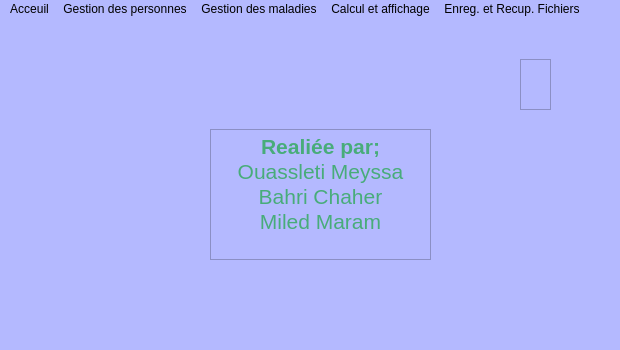
<?xml version="1.0" encoding="UTF-8"?>
<ui version="4.0">
 <class>MainWindow</class>
 <widget class="QMainWindow" name="MainWindow">
  <property name="geometry">
   <rect>
    <x>0</x>
    <y>0</y>
    <width>620</width>
    <height>350</height>
   </rect>
  </property>
  <property name="minimumSize">
   <size>
    <width>620</width>
    <height>350</height>
   </size>
  </property>
  <property name="maximumSize">
   <size>
    <width>620</width>
    <height>350</height>
   </size>
  </property>
  <property name="windowTitle">
   <string>MainWindow</string>
  </property>
  <property name="styleSheet">
   <string notr="true">background-color: rgb(180, 185, 255);</string>
  </property>
  <widget class="QWidget" name="centralwidget">
   <widget class="QTextBrowser" name="textBrowser">
    <property name="geometry">
     <rect>
      <x>210</x>
      <y>110</y>
      <width>221</width>
      <height>131</height>
     </rect>
    </property>
    <property name="autoFillBackground">
     <bool>true</bool>
    </property>
    <property name="html">
     <string>&lt;!DOCTYPE HTML PUBLIC &quot;-//W3C//DTD HTML 4.0//EN&quot; &quot;http://www.w3.org/TR/REC-html40/strict.dtd&quot;&gt;
&lt;html&gt;&lt;head&gt;&lt;meta name=&quot;qrichtext&quot; content=&quot;1&quot; /&gt;&lt;style type=&quot;text/css&quot;&gt;
p, li { white-space: pre-wrap; }
&lt;/style&gt;&lt;/head&gt;&lt;body style=&quot; font-family:'MS Shell Dlg 2'; font-size:8.25pt; font-weight:400; font-style:normal;&quot;&gt;
&lt;p align=&quot;center&quot; style=&quot; margin-top:0px; margin-bottom:0px; margin-left:0px; margin-right:0px; -qt-block-indent:0; text-indent:0px;&quot;&gt;&lt;span style=&quot; font-size:16pt; font-weight:600; color:#48ac7a;&quot;&gt;Realiée par;&lt;/span&gt;&lt;/p&gt;
&lt;p align=&quot;center&quot; style=&quot; margin-top:0px; margin-bottom:0px; margin-left:0px; margin-right:0px; -qt-block-indent:0; text-indent:0px;&quot;&gt;&lt;span style=&quot; font-size:16pt; color:#48ac7a;&quot;&gt;Ouassleti Meyssa&lt;/span&gt;&lt;/p&gt;
&lt;p align=&quot;center&quot; style=&quot; margin-top:0px; margin-bottom:0px; margin-left:0px; margin-right:0px; -qt-block-indent:0; text-indent:0px;&quot;&gt;&lt;span style=&quot; font-size:16pt; color:#48ac7a;&quot;&gt;Bahri Chaher&lt;/span&gt;&lt;/p&gt;
&lt;p align=&quot;center&quot; style=&quot; margin-top:0px; margin-bottom:0px; margin-left:0px; margin-right:0px; -qt-block-indent:0; text-indent:0px;&quot;&gt;&lt;span style=&quot; font-size:16pt; color:#48ac7a;&quot;&gt;Miled Maram&lt;/span&gt;&lt;/p&gt;&lt;/body&gt;&lt;/html&gt;</string>
    </property>
   </widget>
   <widget class="QFrame" name="frame">
    <property name="geometry">
     <rect>
      <x>520</x>
      <y>40</y>
      <width>31</width>
      <height>51</height>
     </rect>
    </property>
    <property name="styleSheet">
     <string notr="true">image: url(:/newPrefix/Picture2.png);</string>
    </property>
    <property name="frameShape">
     <enum>QFrame::StyledPanel</enum>
    </property>
    <property name="frameShadow">
     <enum>QFrame::Raised</enum>
    </property>
   </widget>
   <widget class="QWidget" name="widget" native="true">
    <property name="geometry">
     <rect>
      <x>10</x>
      <y>30</y>
      <width>120</width>
      <height>80</height>
     </rect>
    </property>
    <property name="styleSheet">
     <string notr="true">image: url(:/newPrefix/Picture1.png);</string>
    </property>
   </widget>
  </widget>
  <widget class="QMenuBar" name="menubar">
   <property name="geometry">
    <rect>
     <x>0</x>
     <y>0</y>
     <width>620</width>
     <height>21</height>
    </rect>
   </property>
   <widget class="QMenu" name="menuAcceuil">
    <property name="title">
     <string>Acceuil</string>
    </property>
   </widget>
   <widget class="QMenu" name="menuGestion_des_personnes">
    <property name="title">
     <string>Gestion des personnes</string>
    </property>
    <widget class="QMenu" name="menuMise_a_jour_des_Personnes">
     <property name="title">
      <string>Mise a jour des Personnes</string>
     </property>
     <addaction name="separator"/>
     <addaction name="actionAjouter_personne"/>
     <addaction name="separator"/>
     <addaction name="actionSupprimer_personne"/>
     <addaction name="separator"/>
     <addaction name="actionModifier_personne"/>
    </widget>
    <widget class="QMenu" name="menuRecherche_affich">
     <property name="title">
      <string>Recherche_affich</string>
     </property>
     <addaction name="actionDictionn"/>
     <addaction name="actionRech_par_numero"/>
     <addaction name="actionRech_par_indicatif"/>
     <addaction name="actionRech_par_nationalite"/>
     <addaction name="actionRech_des_personnes_decedes"/>
     <addaction name="actionRech_des_personnes_non_decedes"/>
    </widget>
    <addaction name="menuMise_a_jour_des_Personnes"/>
    <addaction name="menuRecherche_affich"/>
   </widget>
   <widget class="QMenu" name="menuGestion_des_maladies">
    <property name="title">
     <string>Gestion des maladies</string>
    </property>
   </widget>
   <widget class="QMenu" name="menuCalcul_et_affichage">
    <property name="title">
     <string>Calcul et affichage</string>
    </property>
   </widget>
   <widget class="QMenu" name="menuEnreg_et_Recup_Fichiers">
    <property name="title">
     <string>Enreg. et Recup. Fichiers</string>
    </property>
   </widget>
   <addaction name="menuAcceuil"/>
   <addaction name="menuGestion_des_personnes"/>
   <addaction name="menuGestion_des_maladies"/>
   <addaction name="menuCalcul_et_affichage"/>
   <addaction name="menuEnreg_et_Recup_Fichiers"/>
  </widget>
  <widget class="QStatusBar" name="statusbar"/>
  <action name="actionAjouter_personne">
   <property name="text">
    <string>Ajouter personne</string>
   </property>
  </action>
  <action name="actionSupp_personne_donn">
   <property name="text">
    <string>Supp. personne donné</string>
   </property>
  </action>
  <action name="actionSupp_des_personnes_d_une_nationalit_donn">
   <property name="text">
    <string>Supp. des personnes d'une nationalité donné</string>
   </property>
  </action>
  <action name="actionSupp_des_personnes_d_un_indicatif_donn_Tel">
   <property name="text">
    <string>Supp. des personnes d'un indicatif donné (Tel)</string>
   </property>
  </action>
  <action name="actionT_l_phone">
   <property name="text">
    <string>Téléphone</string>
   </property>
  </action>
  <action name="actionAdresse">
   <property name="text">
    <string>Adresse</string>
   </property>
  </action>
  <action name="actionDictionn">
   <property name="text">
    <string>Dictionnaire</string>
   </property>
  </action>
  <action name="actionRech_par_numero">
   <property name="text">
    <string>Rech par numero</string>
   </property>
  </action>
  <action name="actionRech_par_indicatif">
   <property name="text">
    <string>Rech par indicatif </string>
   </property>
  </action>
  <action name="actionRech_par_nationalite">
   <property name="text">
    <string>Rech par nationalite</string>
   </property>
  </action>
  <action name="actionRech_des_personnes_decedes">
   <property name="text">
    <string>Rech des personnes decedes</string>
   </property>
  </action>
  <action name="actionRech_des_personnes_non_decedes">
   <property name="text">
    <string>Rech des personnes non decedes</string>
   </property>
  </action>
  <action name="actionModifier_personne">
   <property name="text">
    <string>Modifier personne</string>
   </property>
  </action>
  <action name="actionSupprimer_personne">
   <property name="text">
    <string>Supprimer personne</string>
   </property>
  </action>
 </widget>
 <resources>
  <include location="resources.qrc"/>
 </resources>
 <connections/>
 <slots>
  <signal>signal1()</signal>
  <signal>signal2()</signal>
 </slots>
</ui>
